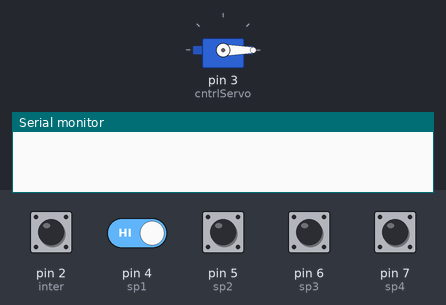
Bench run of a sketch on a simulated Arduino Uno, built with avr-gcc and run on an emulated ATmega328P. Shown: servo, the last lines printed to the serial monitor. The inputs (shaded band) are chosen by the test bench; at power-on: pin 2 (inter), pin 4 (sp1), pin 5 (sp2), pin 6 (sp3), pin 7 (sp4) HIGH.

Above: at 1.2 s.
1.3 s: pin 2 (inter) pulled LOW for 0.15 s
4.4 s: pin 2 (inter) pulled LOW for 1 s
6.9 s: pin 2 (inter) pulled LOW for 0.15 s
At 7.9 s:
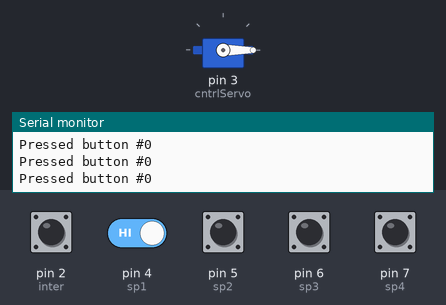
10.0 s: pin 2 (inter) driven LOW and pin 4 (sp1) driven LOW
At 10.31 s:
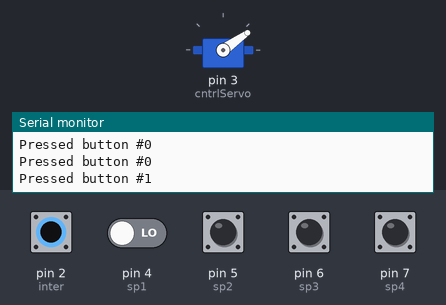
At 11.39 s:
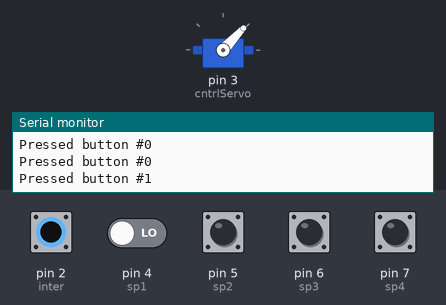
Timing chart, 0 to 57.4 s (numbered marks = the images above; inputs shaded):
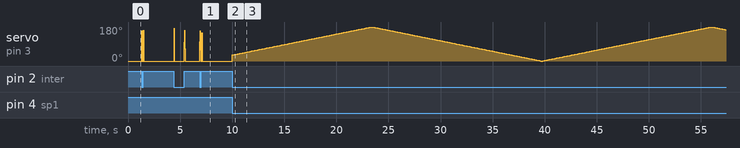

The sketch:

buttonSpeedServo.ino
```cpp
/*
  Created by Evangleos Stamatis
    gmail : evanstamatis@gmail.com
  Date : 30/05/2024


  4 speed servo motor
  By pressing each button the servo rotates with a different speed.
  When you press another button the old speed overides and rotates with the new speed

  Implemented using interrupts with diodes so when one button is pressed while the movement is still executing
  we interrupt the movement, overide the speed and begin where we left with the new speed

  Prints the Button pressed so we know what speed to expect
*/

#include <Servo.h>
const int sp1 =4; // speed for pin 4
const int sp2 =5; // speed for pin
const int sp3 =6; // speed for pin
const int sp4 =7; // speed for pin
Servo cntrlServo;    //initialize a Servo obj;
volatile int button = 0;     //to distinguish which button is being pressed
volatile int delayTime = 0;  //time delay for the movement aka speed
bool mode = 0;      //boolean for the servo aka on-off

const int inter = 2; // Interrupt pin is pin 2
/* Check which button is pressed and return a number
  that coresponds to each button.
*/
void getButton(){
  if (digitalRead(sp1) == 0){
    button = 1;
  }else if(digitalRead(sp2) == 0){
    button = 2;
  }else if(digitalRead(sp3) == 0){
    button = 3;
  }else if(digitalRead(sp4) == 0){
    button = 4;
  }
  delayTime = speedOption();
  Serial.println("Pressed button #" + String(button));
}

/* Changes the Mode to on and sets the speed
  of the servo's rotation
*/
int speedOption(){
  switch(button){
    case 1:
      mode = 1;
      return 90;
    case 2:
      mode = 1;
      return 45;
    case 3:
      mode = 1;
      return 25;
    case 4:
      mode = 1;
      return 5;
    default:
      mode = 0;
      return 0;
  }
}

void setup() {
  // put your setup code here, to run once:
  cntrlServo.attach(3); // output pin for servo
  pinMode(sp1, INPUT_PULLUP);
  pinMode(sp2, INPUT_PULLUP);
  pinMode(sp3, INPUT_PULLUP);
  pinMode(sp4, INPUT_PULLUP);
  pinMode(inter, INPUT_PULLUP); //interrupt pin
  attachInterrupt(digitalPinToInterrupt(inter), getButton, FALLING ); //when the interrupt pin activates and which function it calls
  Serial.begin(9600);
}

void loop() {
  // put your main code here, to run repeatedly:
  if (mode =1){
    for(int pos=0; pos<= 180; pos++){
      cntrlServo.write(pos);
      delay(delayTime);
    }
    for(int pos=180; pos>=0; pos--){
      cntrlServo.write(pos);
      delay(delayTime);
    }
  }
}
```
